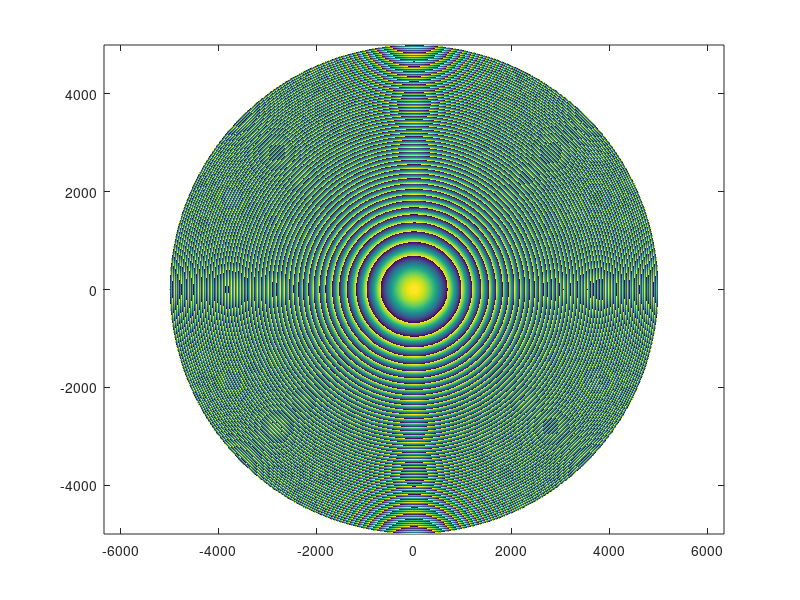
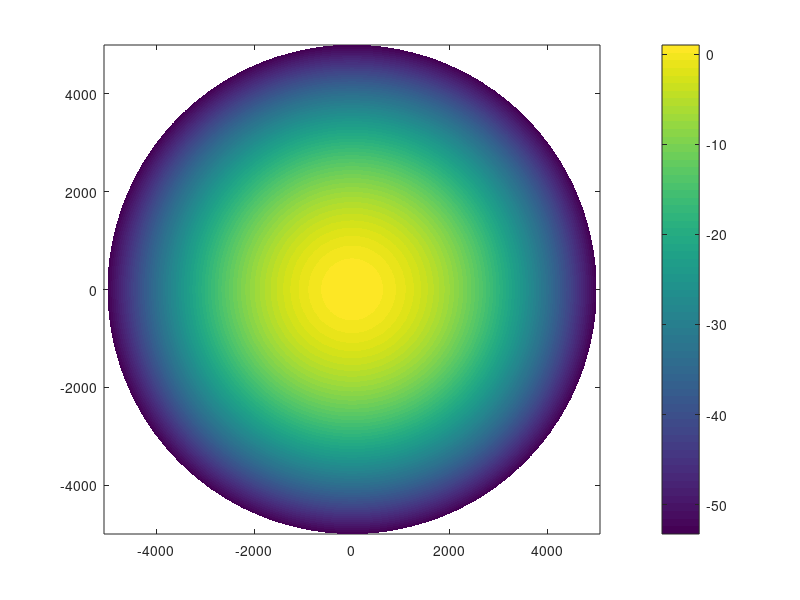
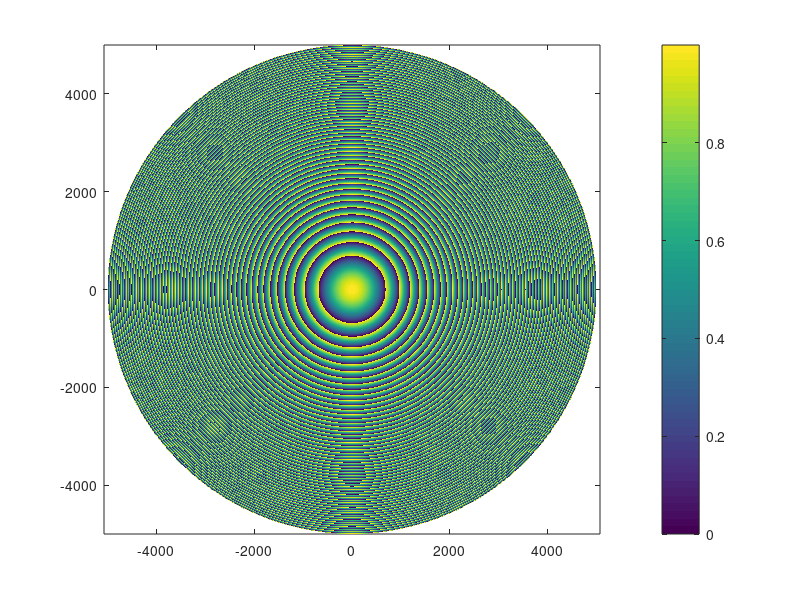
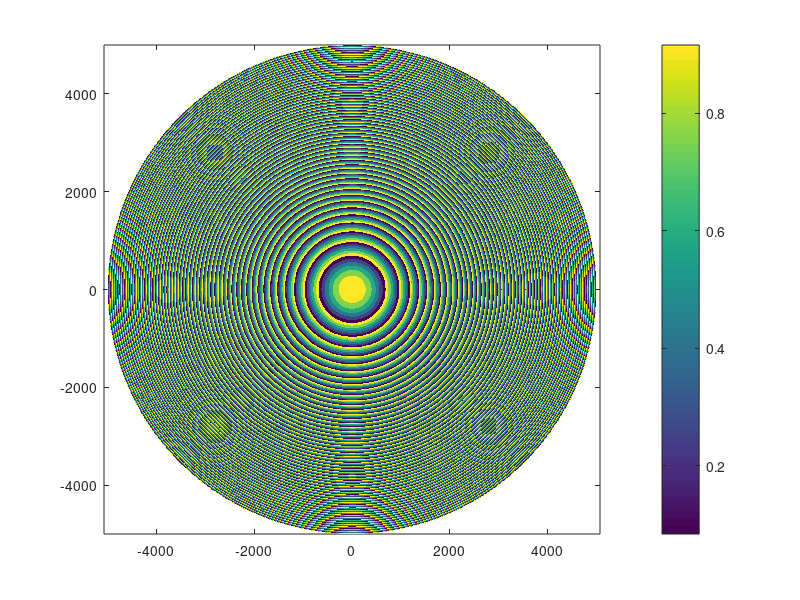

Reproduce these figures in MATLAB, in order. (Note: this script raises an error after producing the figures.)
%% Lesson 0: Getting to know the problem
% An optical engineer your're working with, gives you a phase mask file |phasemask.xlsx|
% 
% 
% 
% |lesson0.mat| file has the table from the |.xlsx| file as Matlab's matrix 
% (excluding the third column). First, you load it into the workspace:

load('datafiles/lesson0.mat','data');
size(data)
% Task 1. Make a polar plot of the 'before' data (second column) on a Cartesian grid.

Rmin = data(1,1);
Rmax = data(end,1);
[X, Y] = meshgrid(-Rmax:5:Rmax);
R = sqrt(X.^2 + Y.^2);
map = nan(size(X));
I = R <= Rmax & R >= Rmin;
map(I) = interp1(data(:,1),data(:,2),R(I),'linear');
figure; pcolor(X,Y,mod(map,1)); shading flat; axis equal
%% 
% Or, using unwrapped data

data(:,2) = unwrap(data(:,2)*2*pi)/2/pi;
map(I) = interp1(data(:,1),data(:,2),R(I),'spline');
figure; pcolor(X,Y,map); shading flat; colorbar; axis equal
%%
figure; pcolor(X,Y,mod(map,1)); shading flat; colorbar; axis equal
% Task 2. Discretize the phase mask into N (6, 8, 16) levels between 0 and 1.

N = 6;
lvls = linspace(0,1,N+1);
lvls = lvls(2:end) - lvls(2)/2;
map = mod(map,1);
I = ~isnan(map);
[~, ilvl] = min(abs(map(I)-lvls),[],2);
map(I) = lvls(ilvl);
figure; pcolor(X,Y,map); shading flat; colorbar; axis equal

%% Task 3. Test
figure; pcolor(X,Y,map2); 

